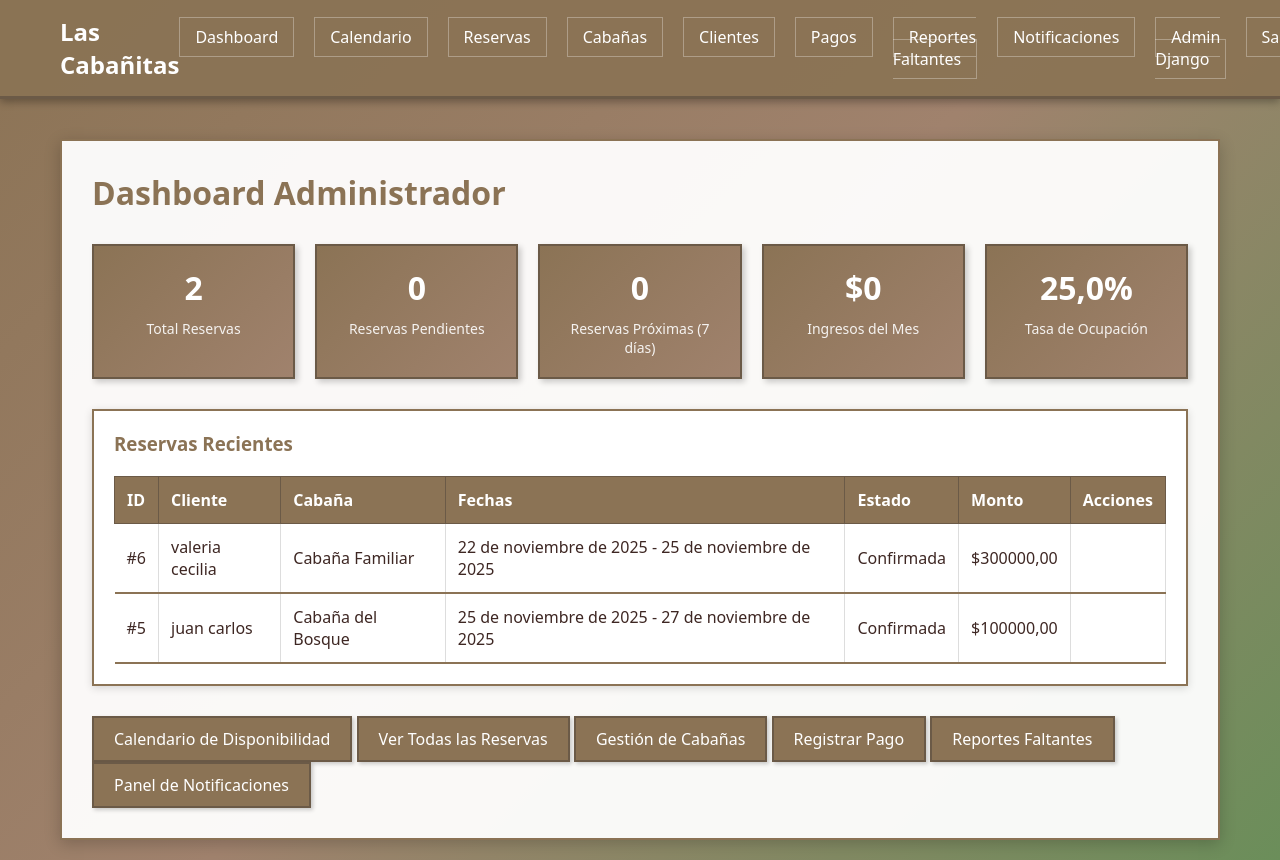
Before: /administrador/dashboard/ (signed in) with the older database file.
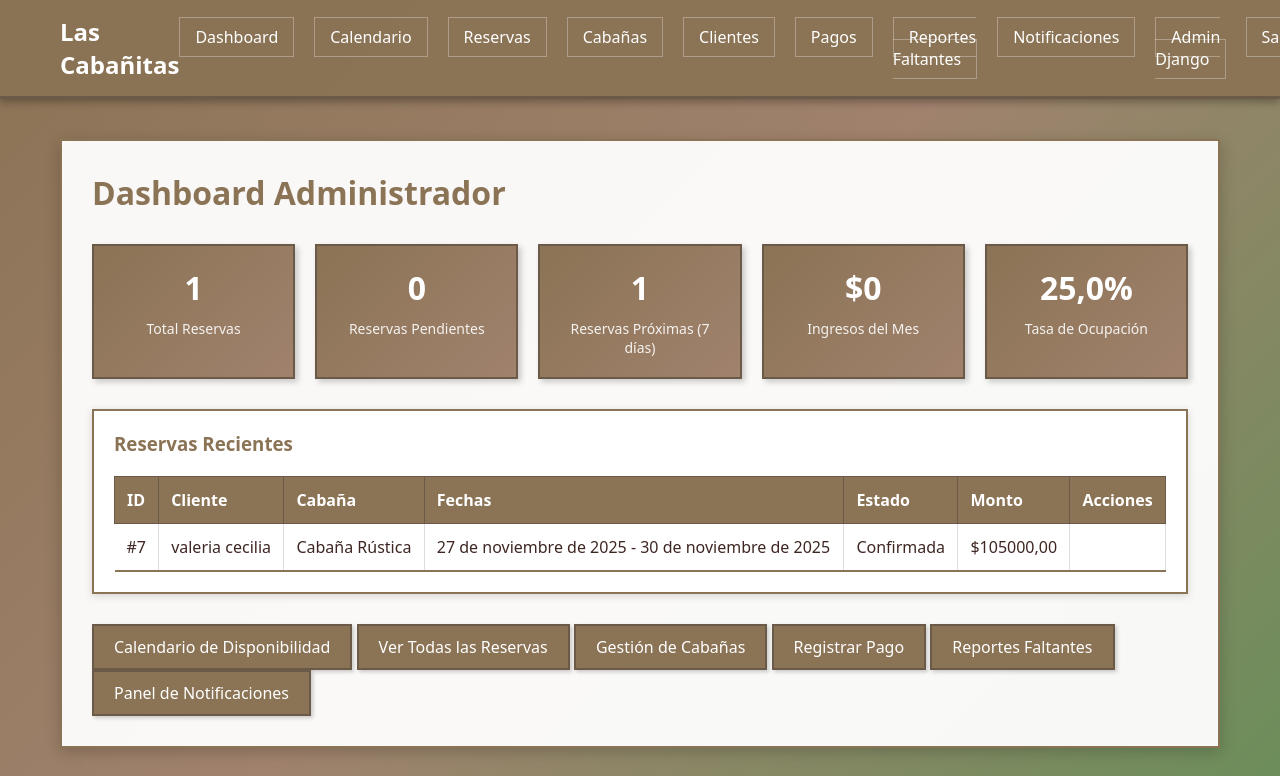
After: the same page with the newer database file.
### gestion/models.py (models this page shows, shortened)
class Reserva(models.Model):
    ESTADOS = [
        ('pendiente', 'Pendiente'),
        ('confirmada', 'Confirmada'),
        ('cancelada', 'Cancelada'),
        ('completada', 'Completada'),
    ]
    idReserva = models.AutoField(primary_key=True)
    cliente = models.ForeignKey(Cliente, on_delete=models.CASCADE, related_name='reservas')
    cabaña = models.ForeignKey(Cabaña, on_delete=models.CASCADE, related_name='reservas')
    fechaInicio = models.DateField()
    fechaFin = models.DateField()
    numPersonas = models.IntegerField()
    estado = models.CharField(max_length=20, choices=ESTADOS, default='pendiente')
    montoCotizado = models.DecimalField(max_digits=10, decimal_places=2)
    comentarios = models.TextField(blank=True)
    fechaCreacion = models.DateTimeField(auto_now_add=True)
    confirmacion_cliente = models.BooleanField(default=False, verbose_name='Confirmación Cliente')
    fecha_confirmacion = models.DateTimeField(null=True, blank=True, verbose_name='Fecha Confirmación')
    class Meta:
        db_table = 'reserva'
        verbose_name = "Reserva"
        verbose_name_plural = "Reservas"
        ordering = ['-fechaCreacion']

class Cliente(models.Model):
    idCliente = models.AutoField(primary_key=True)
    nombre = models.CharField(max_length=200)
    telefono = models.CharField(max_length=20)
    email = models.EmailField()
    direccion = models.TextField()
    tipoCliente = models.CharField(max_length=50, default='Regular')
    usuario = models.OneToOneField(User, on_delete=models.CASCADE, null=True, blank=True, related_name='cliente')
    class Meta:
        db_table = 'cliente'
        verbose_name = "Cliente"
        verbose_name_plural = "Clientes"

class Cabaña(models.Model):
    ESTADOS = [
        ('lista', 'Lista'),
        ('en_preparacion', 'En Preparación'),
        ('pendiente', 'Pendiente'),
        ('mantenimiento', 'En Mantenimiento'),
        ('disponible', 'Disponible'),  # Mantener para compatibilidad
        ('ocupada', 'Ocupada'),
        ('reservada', 'Reservada'),
    ]
    idCabaña = models.AutoField(primary_key=True)
    nombre = models.CharField(max_length=100)
    capacidad = models.IntegerField()
    estado = models.CharField(max_length=20, choices=ESTADOS, default='disponible')
    precioNoche = models.DecimalField(max_digits=10, decimal_places=2)
    class Meta:
        db_table = 'cabana'
        verbose_name = "Cabaña"
        verbose_name_plural = "Cabañas"

### gestion/views.py (the view)
# urls.py: path('administrador/dashboard/', views.dashboard_admin, name='dashboard_admin'),
@administrador_required
def dashboard_admin(request):
    hoy = timezone.now().date()
    total_reservas = Reserva.objects.count()
    reservas_pendientes = Reserva.objects.filter(estado='pendiente').count()
    reservas_proximas = Reserva.objects.filter(
        fechaInicio__lte=hoy + timedelta(days=7),
        fechaInicio__gte=hoy,
        estado='confirmada'
    ).count()
    ingresos_mes = Pago.objects.filter(
        fechaPago__year=hoy.year,
        fechaPago__month=hoy.month
    ).aggregate(total=Sum('monto'))['total'] or 0
    ocupacion_actual = Reserva.objects.filter(
        fechaInicio__lte=hoy,
        fechaFin__gte=hoy,
        estado='confirmada'
    ).count()
    total_cabañas = Cabaña.objects.count()
    tasa_ocupacion = (ocupacion_actual / total_cabañas * 100) if total_cabañas > 0 else 0
    reservas_recientes = Reserva.objects.order_by('-fechaCreacion')[:10]
    context = {
        'total_reservas': total_reservas,
        'reservas_pendientes': reservas_pendientes,
        'reservas_proximas': reservas_proximas,
        'ingresos_mes': ingresos_mes,
        'tasa_ocupacion': tasa_ocupacion,
        'reservas_recientes': reservas_recientes,
    }
    return render(request, 'admin/dashboard_admin.html', context)

### gestion/templates/admin/dashboard_admin.html (shortened to what this page needs)
{% extends 'base.html' %}
{% block content %}
<h1 class="page-title">Dashboard Administrador</h1>
<div class="stats">
    <div class="stat-card">
        <h4>{{ total_reservas }}</h4>
        <p>Total Reservas</p>
    </div>
    <div class="stat-card">
        <h4>{{ reservas_pendientes }}</h4>
        <p>Reservas Pendientes</p>
    </div>
    <div class="stat-card">
        <h4>{{ reservas_proximas }}</h4>
        <p>Reservas Próximas (7 días)</p>
    </div>
    <div class="stat-card">
        <h4>${{ ingresos_mes|floatformat:0 }}</h4>
        <p>Ingresos del Mes</p>
    </div>
    <div class="stat-card">
        <h4>{{ tasa_ocupacion|floatformat:1 }}%</h4>
        <p>Tasa de Ocupación</p>
    </div>
</div>
<div class="card">
    <h3>Reservas Recientes</h3>
    {% if reservas_recientes %}
        <table>
            <thead>
                <tr>
                    <th>ID</th>
                    <th>Cliente</th>
                    <th>Cabaña</th>
                    <th>Fechas</th>
                    <th>Estado</th>
                    <th>Monto</th>
                    <th>Acciones</th>
                </tr>
            </thead>
            <tbody>
                {% for reserva in reservas_recientes %}
                <tr>
                    <td>#{{ reserva.idReserva }}</td>
                    <td>{{ reserva.cliente.nombre }}</td>
                    <td>{{ reserva.cabaña.nombre }}</td>
                    <td>{{ reserva.fechaInicio }} - {{ reserva.fechaFin }}</td>
                    <td>{{ reserva.get_estado_display }}</td>
                    <td>${{ reserva.montoCotizado }}</td>
                    <td>
                    </td>
                </tr>
                {% endfor %}
            </tbody>
        </table>
    {% else %}
        <p>No hay reservas registradas.</p>
    {% endif %}
</div>
<div class="mt-30">
    <a href="{% url 'calendario_disponibilidad' %}" class="btn">Calendario de Disponibilidad</a>
    <a href="{% url 'gestion_reservas' %}" class="btn">Ver Todas las Reservas</a>
    <a href="{% url 'gestion_cabañas' %}" class="btn">Gestión de Cabañas</a>
    <a href="{% url 'registro_pagos' %}" class="btn">Registrar Pago</a>
    <a href="{% url 'atender_reportes_faltantes' %}" class="btn ">Reportes Faltantes</a>
    <a href="{% url 'panel_notificaciones' %}" class="btn">Panel de Notificaciones</a>
</div>
{% endblock %}

Changed rows visible on the page:
removed Reserva: idReserva "6", cliente.nombre "valeria cecilia", cabaña.nombre "Cabaña Familiar", fechaInicio "22 de noviembre de 2025", fechaFin "25 de noviembre de 2025", estado "Confirmada", montoCotizado "300000,00"
removed Reserva: idReserva "5", cliente.nombre "juan carlos", cabaña.nombre "Cabaña del Bosque", fechaInicio "25 de noviembre de 2025", fechaFin "27 de noviembre de 2025", estado "Confirmada", montoCotizado "100000,00"
added Reserva: idReserva "7", cliente.nombre "valeria cecilia", cabaña.nombre "Cabaña Rústica", fechaInicio "27 de noviembre de 2025", fechaFin "30 de noviembre de 2025", estado "Confirmada", montoCotizado "105000,00"
Other visible differences:
{{ total_reservas }}: "2" → "1"
{{ reservas_proximas }}: "0" → "1"
